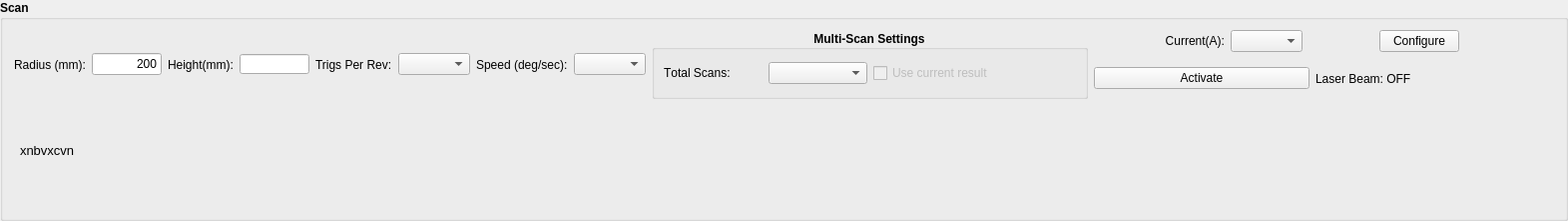
     <widget class="QGroupBox" name="groupBoxScan">
      <property name="geometry">
       <rect>
        <x>10</x>
        <y>100</y>
        <width>1571</width>
        <height>221</height>
       </rect>
      </property>
      <property name="font">
       <font>
        <weight>75</weight>
        <bold>true</bold>
       </font>
      </property>
      <property name="title">
       <string>Scan</string>
      </property>
      <widget class="QLabel" name="labelScanPars">
       <property name="geometry">
        <rect>
         <x>20</x>
         <y>90</y>
         <width>521</width>
         <height>121</height>
        </rect>
       </property>
       <property name="font">
        <font>
         <pointsize>10</pointsize>
         <weight>50</weight>
         <bold>false</bold>
        </font>
       </property>
       <property name="frameShape">
        <enum>QFrame::NoFrame</enum>
       </property>
       <property name="text">
        <string>xnbvxcvn</string>
       </property>
      </widget>
      <widget class="QWidget" name="layoutWidget">
       <property name="geometry">
        <rect>
         <x>14</x>
         <y>30</y>
         <width>1519</width>
         <height>69</height>
        </rect>
       </property>
       <layout class="QHBoxLayout" name="horizontalLayout_27">
        <item>
         <layout class="QHBoxLayout" name="horizontalLayout_42">
          <item>
           <layout class="QHBoxLayout" name="horizontalLayout_43">
            <item>
             <widget class="QLabel" name="labelScanRadius">
              <property name="sizePolicy">
               <sizepolicy hsizetype="Fixed" vsizetype="Preferred">
                <horstretch>0</horstretch>
                <verstretch>0</verstretch>
               </sizepolicy>
              </property>
              <property name="font">
               <font>
                <weight>50</weight>
                <bold>false</bold>
               </font>
              </property>
              <property name="text">
               <string>Radius (mm):</string>
              </property>
             </widget>
            </item>
            <item>
             <widget class="QLineEdit" name="lineEditScanRadius">
              <property name="sizePolicy">
               <sizepolicy hsizetype="Fixed" vsizetype="Fixed">
                <horstretch>0</horstretch>
                <verstretch>0</verstretch>
               </sizepolicy>
              </property>
              <property name="maximumSize">
               <size>
                <width>70</width>
                <height>22</height>
               </size>
              </property>
              <property name="font">
               <font>
                <weight>50</weight>
                <bold>false</bold>
               </font>
              </property>
              <property name="toolTip">
               <string>Valid range: 50mm~700mm - Increment: 10mm</string>
              </property>
              <property name="statusTip">
               <string>Width of scan area. Valid range: 50mm~500mm - Increment: 10mm</string>
              </property>
              <property name="text">
               <string>200</string>
              </property>
              <property name="maxLength">
               <number>5</number>
              </property>
              <property name="alignment">
               <set>Qt::AlignRight|Qt::AlignTrailing|Qt::AlignVCenter</set>
              </property>
             </widget>
            </item>
           </layout>
          </item>
          <item>
           <layout class="QHBoxLayout" name="horizontalLayout_4">
            <item>
             <widget class="QLabel" name="labelScanHeight">
              <property name="sizePolicy">
               <sizepolicy hsizetype="Fixed" vsizetype="Preferred">
                <horstretch>0</horstretch>
                <verstretch>0</verstretch>
               </sizepolicy>
              </property>
              <property name="font">
               <font>
                <weight>50</weight>
                <bold>false</bold>
               </font>
              </property>
              <property name="text">
               <string>Height(mm):</string>
              </property>
             </widget>
            </item>
            <item>
             <widget class="QLineEdit" name="lineEditScanHeight">
              <property name="sizePolicy">
               <sizepolicy hsizetype="Fixed" vsizetype="Fixed">
                <horstretch>0</horstretch>
                <verstretch>0</verstretch>
               </sizepolicy>
              </property>
              <property name="maximumSize">
               <size>
                <width>70</width>
                <height>20</height>
               </size>
              </property>
              <property name="font">
               <font>
                <weight>50</weight>
                <bold>false</bold>
               </font>
              </property>
              <property name="toolTip">
               <string>Valid range: 50mm~700mm - Increment: 10mm</string>
              </property>
              <property name="toolTipDuration">
               <number>1000</number>
              </property>
              <property name="statusTip">
               <string notr="true">Height of scan area. Valid range: 50mm~500mm - Increment: 10mm</string>
              </property>
              <property name="maxLength">
               <number>5</number>
              </property>
              <property name="frame">
               <bool>true</bool>
              </property>
              <property name="alignment">
               <set>Qt::AlignRight|Qt::AlignTrailing|Qt::AlignVCenter</set>
              </property>
              <property name="cursorMoveStyle">
               <enum>Qt::VisualMoveStyle</enum>
              </property>
              <property name="clearButtonEnabled">
               <bool>false</bool>
              </property>
             </widget>
            </item>
           </layout>
          </item>
          <item>
           <layout class="QHBoxLayout" name="horizontalLayout_44">
            <item>
             <widget class="QLabel" name="labelScanTrigPerRev">
              <property name="sizePolicy">
               <sizepolicy hsizetype="Fixed" vsizetype="Preferred">
                <horstretch>0</horstretch>
                <verstretch>0</verstretch>
               </sizepolicy>
              </property>
              <property name="font">
               <font>
                <weight>50</weight>
                <bold>false</bold>
               </font>
              </property>
              <property name="text">
               <string>Trigs Per Rev:</string>
              </property>
             </widget>
            </item>
            <item>
             <widget class="QComboBox" name="enumScanTrigPerRev">
              <property name="sizePolicy">
               <sizepolicy hsizetype="Fixed" vsizetype="Fixed">
                <horstretch>0</horstretch>
                <verstretch>0</verstretch>
               </sizepolicy>
              </property>
              <property name="font">
               <font>
                <weight>50</weight>
                <bold>false</bold>
               </font>
              </property>
             </widget>
            </item>
           </layout>
          </item>
          <item>
           <layout class="QHBoxLayout" name="horizontalLayout_45">
            <item>
             <widget class="QLabel" name="labelScanSpeedDegPerSec">
              <property name="sizePolicy">
               <sizepolicy hsizetype="Fixed" vsizetype="Preferred">
                <horstretch>0</horstretch>
                <verstretch>0</verstretch>
               </sizepolicy>
              </property>
              <property name="font">
               <font>
                <weight>50</weight>
                <bold>false</bold>
               </font>
              </property>
              <property name="text">
               <string>Speed (deg/sec):</string>
              </property>
             </widget>
            </item>
            <item>
             <widget class="QComboBox" name="enumScanScanSpeedDegPerSec">
              <property name="sizePolicy">
               <sizepolicy hsizetype="Fixed" vsizetype="Fixed">
                <horstretch>0</horstretch>
                <verstretch>0</verstretch>
               </sizepolicy>
              </property>
              <property name="font">
               <font>
                <weight>50</weight>
                <bold>false</bold>
               </font>
              </property>
             </widget>
            </item>
           </layout>
          </item>
         </layout>
        </item>
        <item>
         <widget class="QGroupBox" name="groupBoxMultiScan">
          <property name="font">
           <font>
            <kerning>false</kerning>
           </font>
          </property>
          <property name="title">
           <string notr="true">Multi-Scan Settings</string>
          </property>
          <property name="alignment">
           <set>Qt::AlignCenter</set>
          </property>
          <property name="flat">
           <bool>false</bool>
          </property>
          <layout class="QHBoxLayout" name="horizontalLayout_11">
           <item>
            <layout class="QHBoxLayout" name="horizontalLayout_10">
             <item>
              <layout class="QHBoxLayout" name="horizontalLayout_8">
               <item>
                <widget class="QLabel" name="labelScanInterval_2">
                 <property name="font">
                  <font>
                   <weight>50</weight>
                   <bold>false</bold>
                  </font>
                 </property>
                 <property name="toolTip">
                  <string>Total number of scans to be done for the inspection.</string>
                 </property>
                 <property name="statusTip">
                  <string>Total number of scans to be done for the inspection.</string>
                 </property>
                 <property name="text">
                  <string>Total Scans:</string>
                 </property>
                </widget>
               </item>
               <item>
                <widget class="QComboBox" name="enumTotalScans">
                 <property name="font">
                  <font>
                   <weight>50</weight>
                   <bold>false</bold>
                  </font>
                 </property>
                 <property name="toolTip">
                  <string>Total number of scans to be done for the inspection.</string>
                 </property>
                 <property name="statusTip">
                  <string>Total number of scans to be done for the inspection.</string>
                 </property>
                </widget>
               </item>
              </layout>
             </item>
             <item>
              <widget class="QCheckBox" name="checkBox_useCurrentResults">
               <property name="enabled">
                <bool>false</bool>
               </property>
               <property name="font">
                <font>
                 <weight>50</weight>
                 <bold>false</bold>
                </font>
               </property>
               <property name="statusTip">
                <string>Current result will be combined with the results of the next inspection.</string>
               </property>
               <property name="text">
                <string>Use current result</string>
               </property>
              </widget>
             </item>
            </layout>
           </item>
          </layout>
         </widget>
        </item>
        <item>
         <layout class="QVBoxLayout" name="verticalLayout_28">
          <item>
           <layout class="QHBoxLayout" name="horizontalLayout_30">
            <item>
             <layout class="QHBoxLayout" name="horizontalLayout_22">
              <item>
               <widget class="QLabel" name="label_17">
                <property name="sizePolicy">
                 <sizepolicy hsizetype="Fixed" vsizetype="Preferred">
                  <horstretch>0</horstretch>
                  <verstretch>0</verstretch>
                 </sizepolicy>
                </property>
                <property name="minimumSize">
                 <size>
                  <width>0</width>
                  <height>0</height>
                 </size>
                </property>
                <property name="font">
                 <font>
                  <weight>50</weight>
                  <bold>false</bold>
                 </font>
                </property>
                <property name="text">
                 <string>Current(A):</string>
                </property>
                <property name="alignment">
                 <set>Qt::AlignRight|Qt::AlignTrailing|Qt::AlignVCenter</set>
                </property>
               </widget>
              </item>
              <item>
               <widget class="QComboBox" name="enumCurrent">
                <property name="sizePolicy">
                 <sizepolicy hsizetype="Fixed" vsizetype="Fixed">
                  <horstretch>0</horstretch>
                  <verstretch>0</verstretch>
                 </sizepolicy>
                </property>
                <property name="minimumSize">
                 <size>
                  <width>55</width>
                  <height>0</height>
                 </size>
                </property>
                <property name="font">
                 <font>
                  <weight>50</weight>
                  <bold>false</bold>
                 </font>
                </property>
               </widget>
              </item>
             </layout>
            </item>
            <item>
             <widget class="QPushButton" name="pushButtonLaserConfigPrfCurr">
              <property name="sizePolicy">
               <sizepolicy hsizetype="Fixed" vsizetype="Fixed">
                <horstretch>0</horstretch>
                <verstretch>0</verstretch>
               </sizepolicy>
              </property>
              <property name="font">
               <font>
                <weight>50</weight>
                <bold>false</bold>
               </font>
              </property>
              <property name="statusTip">
               <string>Configure the laser. </string>
              </property>
              <property name="text">
               <string>Configure</string>
              </property>
              <property name="checkable">
               <bool>false</bool>
              </property>
              <property name="checked">
               <bool>false</bool>
              </property>
             </widget>
            </item>
           </layout>
          </item>
          <item>
           <layout class="QHBoxLayout" name="horizontalLayout_18">
            <property name="sizeConstraint">
             <enum>QLayout::SetFixedSize</enum>
            </property>
            <item>
             <widget class="QPushButton" name="pushButtonLaserControl">
              <property name="font">
               <font>
                <weight>50</weight>
                <bold>false</bold>
               </font>
              </property>
              <property name="statusTip">
               <string/>
              </property>
              <property name="text">
               <string>Activate</string>
              </property>
              <property name="checkable">
               <bool>true</bool>
              </property>
              <property name="checked">
               <bool>false</bool>
              </property>
             </widget>
            </item>
            <item>
             <widget class="QLabel" name="labelLaserStatus">
              <property name="font">
               <font>
                <weight>50</weight>
                <bold>false</bold>
               </font>
              </property>
              <property name="text">
               <string>Laser Beam: OFF</string>
              </property>
             </widget>
            </item>
           </layout>
          </item>
         </layout>
        </item>
       </layout>
      </widget>
     </widget>
